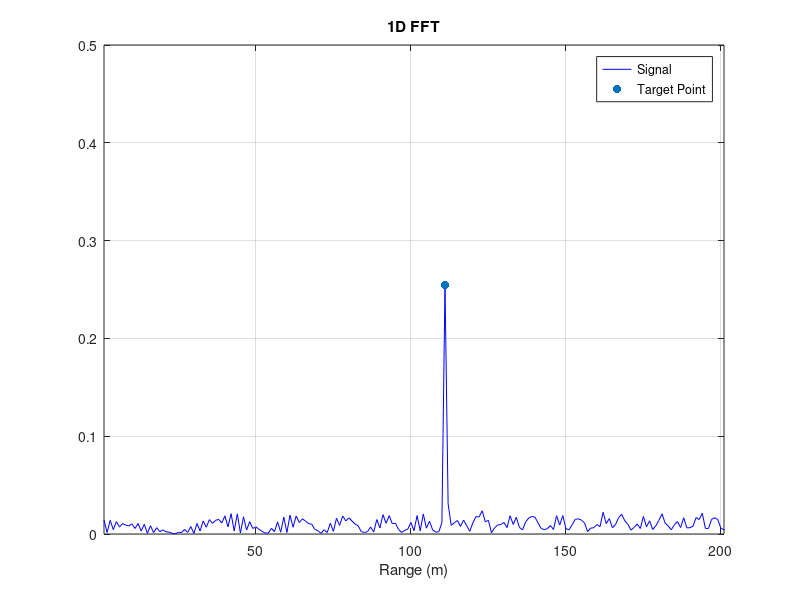
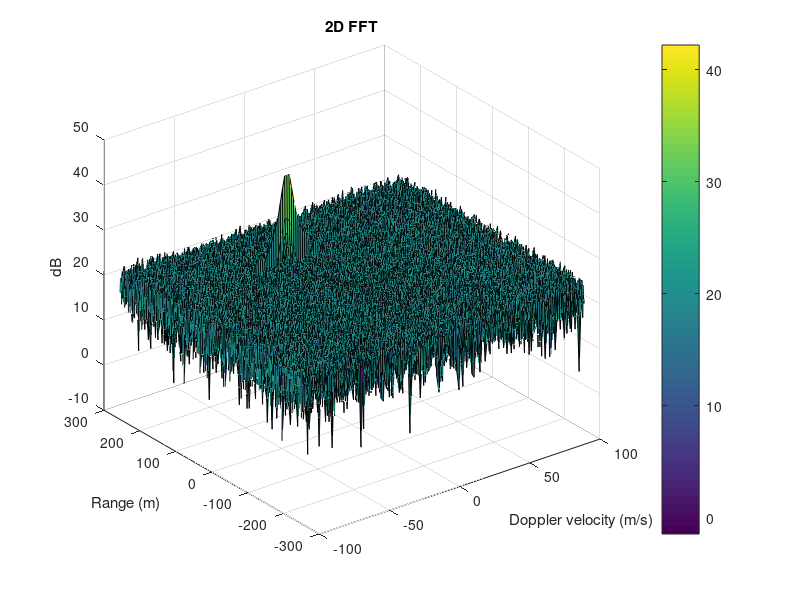
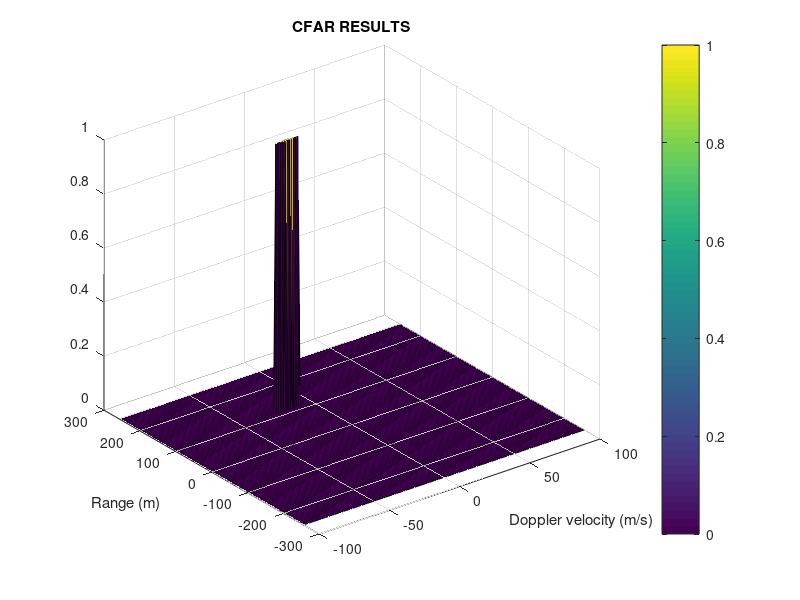

These charts were generated, in order, by the following MATLAB code:
% Automotive Engineer Lucas Raimundo
% Udacity - Sensor Fusion NanoDegree Program

%%%%%%%%%%%%%%%%%%%%%%%%%%%%%%%%%%%%%%%%%
% Radar Target Generation and Detection %
%%%%%%%%%%%%%%%%%%%%%%%%%%%%%%%%%%%%%%%%%

%% Radar Specifications 

%%%%%%%%%%%%%%%%%%%%%%%%%%%%%%%%%%%%
% Frequency of operation = 77GHz   %
% Max Range = 200m                 %
% Range Resolution = 1 m           %
% Max Velocity = 100 m/s           %
%%%%%%%%%%%%%%%%%%%%%%%%%%%%%%%%%%%%

%speed of light = 3e8
%% User Defined Range and Velocity of target

% define the target's initial position and velocity. Note : Velocity
% remains contant

R = 110; % car position
v = -20; % car speed
%% FMCW Waveform Generation

% Design the FMCW waveform by giving the specs of each of its parameters.
% Calculate the Bandwidth (B), Chirp Time (Tchirp) and Slope (slope) of the
% FMCW chirp using the requirements above.

% Constant Values
c = 3e8; % speed of light
delta_r = 1; % range resolution
fc= 77e9; % operating carrier frequency of Radar
range_max = 200; % maximum range

% The number of chirps in one sequence. Its ideal to have 2^ value for the
%ease of running the FFT for Doppler Estimation. 
Nd=128;          % #of doppler cells OR #of sent periods % number of chirps
% The number of samples on each chirp. 
Nr=1024;         %for length of time OR # of range cells

%%%%%%%%%%%%%%%
%%%% FCMW  %%%%
%%%%%%%%%%%%%%%

% Wavelenght
lambda = c/fc; 
% Chirp time 
%tm = 5.5*range2time(range_max,c);
tm = 5.5*2*range_max/c; 
% Bandwidth
%bw = range2bw(delta_r,c);
bw = c/2*delta_r; %Bsweep calculation
% Slope
sweep_slope = bw/tm;
% Alpha
alpha = sweep_slope;

% Timestamp for running the displacement scenario for every sample on each
% chirp
t=linspace(0,Nd*tm,Nr*Nd); %total time for samples 1x131072
%% FCMW plots

%%%%%%%%%%%%%%%%%%%%%%%%%%%%%%%%%%%%%%%%%%%%%%%%%%%%%%%%%%%%%%%%%%%%%%%%%%%
%%%%%%%%%%%%%%%%%%%%%%%%%%%%%%% FMCW WAVE %%%%%%%%%%%%%%%%%%%%%%%%%%%%%%%%%
%%%%%%%%%%%%%%%%%%%%%%%%%%%%%%%%%%%%%%%%%%%%%%%%%%%%%%%%%%%%%%%%%%%%%%%%%%%

% fr_max = range2beat(range_max,sweep_slope,c); % Frequency for the maximum
% range
% v_max = 230*1000/3600; % Maximum speed of a traveling car
% fd_max = speed2dop(2*v_max,lambda); % Maximum Doppler shift 
% fb_max = fr_max+fd_max; % Maximum beat frequency
% 
% fs = max(2*fb_max,bw); % Sample rate
% waveform = phased.FMCWWaveform('SweepTime',tm,'SweepBandwidth',bw,...,
%'SampleRate',fs);
% 
% sig = waveform();
% figure(1)
% subplot(211); plot(0:1/fs:tm-1/fs,real(sig));
% xlabel('Time (s)'); ylabel('Amplitude (v)');
% title('FMCW signal'); axis tight;
% subplot(212); spectrogram(sig,32,16,32,fs,'yaxis');
% title('FMCW signal spectrogram');
%% Signal generation and Moving Target simulation

% Running the radar scenario over the time. 

% Vectorization approach
% https://www.mathworks.com/help/matlab/matlab_prog/vectorization.html
r_t = R + v*t;
td = 2*r_t/c;
Tx = cos(2*pi*(fc*t + (alpha*(t.^2)/2)));
Rx = cos(2*pi*(fc*(t - td) + (alpha*((t - td).^2)/2)));
Mix = Tx .* Rx;
%% RANGE MEASUREMENT

% reshape the vector into Nr*Nd array. Nr and Nd here would also define the
% size of Range and Doppler FFT respectively.
Mix_matrix = reshape(Mix, [Nr, Nd]);

%run the FFT on the beat signal along the range bins dimension (Nr) and
%normalize.
Mix_fft = fft(Mix_matrix,[],1)/Nr;

% Take the absolute value of FFT output
Mix_fft_abs = abs(Mix_fft);

% Output of FFT is double sided signal, but we are interested in only one 
% side of the spectrum.
% Hence we throw out half of the samples.
Mix_fft_abs = Mix_fft_abs(1:Nr/2);

% Maximum value -> vehicle position
Mix_fft_max = max (Mix_fft_abs);

%plotting the range
figure(1)
plot(Mix_fft_abs,'b');
hold on
scatter(R+1,Mix_fft_max,'filled','r');
hold off
title('1D FFT');
xlabel('Range (m)');
legend('Signal','Target Point');
axis ([1 201 0 0.5]);
grid;
%% RANGE DOPPLER RESPONSE

% The 2D FFT implementation is already provided here. This will run a 2DFFT
% on the mixed signal (beat signal) output and generate a range doppler
% map. CFAR will be implemented on the generated RDM

% Range Doppler Map Generation.

% The output of the 2D FFT is an image that has reponse in the range and
% doppler FFT bins. So, it is important to convert the axis from bin sizes
% to range and doppler based on their Max values.
Mix = reshape(Mix,[Nr,Nd]);

% 2D FFT using the FFT size for both dimensions.
sig_fft2 = fft2(Mix,Nr,Nd);

% Taking just one side of signal from Range dimension.
sig_fft2 = sig_fft2(1:Nr/2,1:Nd);
sig_fft2 = fftshift (sig_fft2);
RDM = abs(sig_fft2);
RDM = 10*log10(RDM) ;

%use the surf function to plot the output of 2DFFT and to show axis in both
%dimensions
doppler_axis = linspace(-100,100,Nd);
range_axis = linspace(-200,200,Nr/2)*((Nr/2)/400);
figure(2)
surf(doppler_axis,range_axis,RDM);
colormap default;
colorbar;
title('2D FFT');
xlabel('Doppler velocity (m/s)');
ylabel('Range (m)');
zlabel('dB');

%% CFAR implementation

% Slide Window through the complete Range Doppler Map

% Select the number of Training Cells in both the dimensions.
Tr = 10;
Td = 8;

% Select the number of Guard Cells in both dimensions around the Cell under 
%test (CUT) for accurate estimation
Gr = 4;
Gd = 4;

% offset the threshold by SNR value in dB
offset = 6;

% Vectorization approach
% https://www.mathworks.com/help/matlab/matlab_prog/vectorization.html

mask = ones(2 * Tr + 2 * Gr + 1, 2 * Td + 2 * Gd + 1);
centre_coord = [Tr + Gr + 1, Td + Gd + 1];
mask(centre_coord(1) - Gr : centre_coord(1) + Gr,...,
    centre_coord(2) - Gd : centre_coord(2) + Gd) = 0;
mask = mask / sum(mask(:));
mask = mask(end:-1:1, end:-1:1);

% Use 2-D convolution -> conv2
% https://www.mathworks.com/help/matlab/ref/conv2.html
% Convert power to dB to add the offset -> pow2db
% https://www.mathworks.com/help/signal/ref/pow2db.html
% The convolution defines the threshold

threshold = conv2(db2pow(RDM), mask, 'same');
threshold = pow2db(threshold) + offset;

% Any values less than the threshold are 0, else 1
RDM(RDM < threshold) = 0;
RDM(RDM >= threshold) = 1;

% The process above will generate a thresholded block, which is smaller 
% than the Range Doppler Map as the CUT cannot be located at the edges of
% matrix. Hence, few cells will not be thresholded. To keep the map size 
% same set those values to 0.

RDM(1 : Tr + Gr, :) = 0;
RDM(Nr/2 - (Gr + Tr) + 1 : end, :) = 0;
RDM(:, 1 : Td + Gd) = 0;
RDM(:, Nd - (Gd + Td) + 1 : end) = 0;

%display the CFAR output using the Surf function like we did for Range
%Doppler Response output.
figure(3)
surf(doppler_axis,range_axis, RDM);
colormap default;
colorbar;
title('CFAR RESULTS');
xlabel('Doppler velocity (m/s)');
ylabel('Range (m)');
%% References

% https://www.mathworks.com/help/radar/ug/automotive-adaptive-cruise-control-using-fmcw-technology.html 
% https://github.com/rayryeng/Udacity_Sensor_Fusion_Nanodegree/tree/master/SFND_Radar/FinalProject
